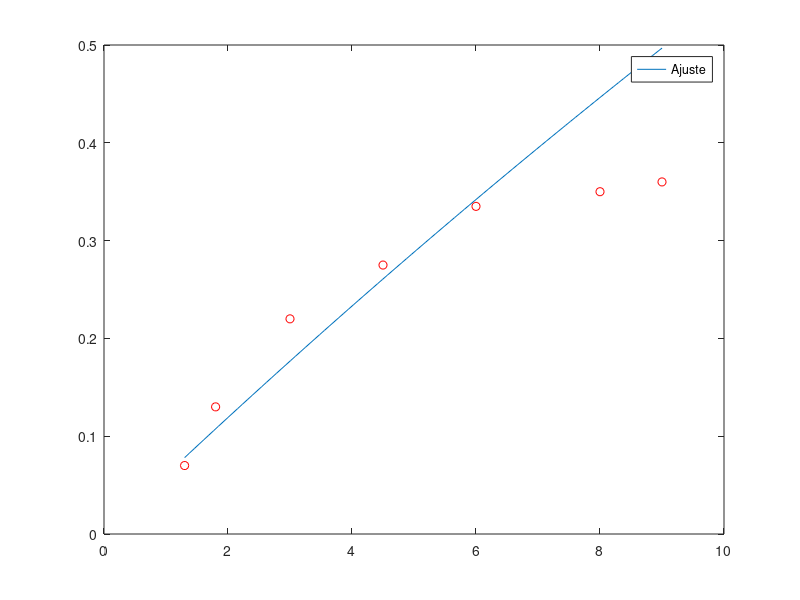
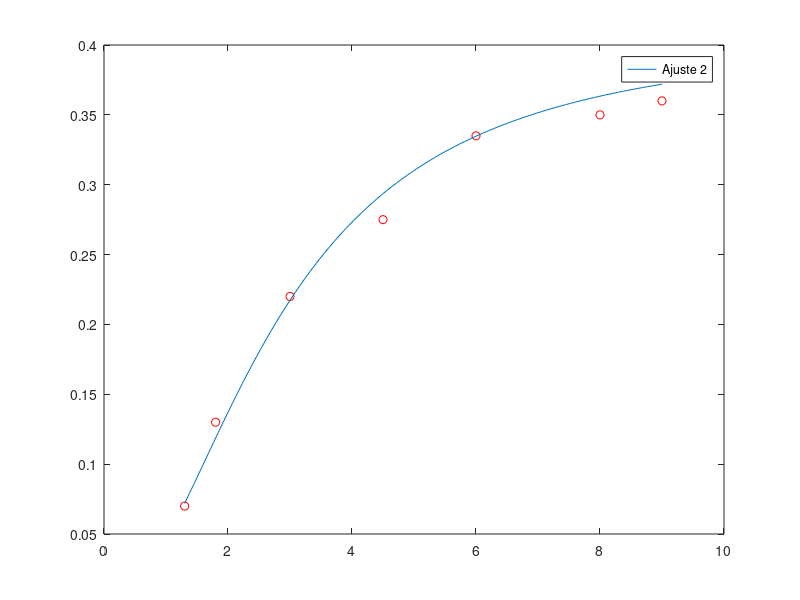

Source code (MATLAB) for these figures, in order:
addpath ('./funcoes')
clc;
clear;

%%%%%%%%%%%%%% Exercicio 2 %%%%%%%%%%%%%% 
disp("Lista de ajuste de curvas: Exercicio 2");

S = [1.3 1.8 3 4.5 6 8 9]
v = [0.07 0.13 0.22 0.275 0.335 0.35 0.36]

%%%%%%%%%%%%%%   Letra A   %%%%%%%%%%%%%% 

% Para o caso 1:

% v = vm * S / ks + S
% 1/v = ks + S / vm * S
% 1/v = ks/(vm*S) + 1/vm
% Seja y = 1/v, x = 1/S, ks/vm = b e 1/vm = a
% y = a + b*x

y = rdivide(1.0, v);
x = rdivide(1.0, S);
p = polyfit(x,y, 1);

disp('Para o caso 1:')
vm = 1.0 / p(2)
ks = vm * p(1)
S_plot = linspace(1.3, 9);
%v_predito = (vm * S_plot) / (ks + S_plot)
t = vm * S_plot;
d = ks + S_plot;
v_predito = rdivide(t,d);
figure(1);
plot(S,v,"ro",S_plot,v_predito,";Ajuste;")
printf('Taxa de crescimento em S = 7: %.4f\n', rdivide(vm * 7, ks + 7));
disp('')
% Para o caso 2:

% v = vm * S² / (ks² + S²)
% 1/v = (ks² + S²) / vm * S²
% 1/v = ks²/(vm*S²) + 1/vm
% Seja y = 1/v, x = 1/S², ks²/vm = b e 1/vm = a -> ks = sqrt(bvm)
% y = a + b*x

y2 = rdivide(1.0, v);
x2 = rdivide(1.0, times(S, S));
p2 = polyfit(x2,y2, 1);

disp('Para o caso 2:')
vm2 = 1.0 / p2(2)
ks2 = sqrt(vm2 * p2(1))
t2 = vm2 * (times(S_plot, S_plot));
d2 = times(ks2, ks2) + (times(S_plot, S_plot));
v_predito2 = rdivide(t2,d2);
figure(2);
plot(S,v,"ro",S_plot,v_predito2,";Ajuste 2;");
printf('Taxa de crescimento em S = 7: %.4f\n', rdivide(vm * 7 * 7, times(ks, ks) + 7 * 7));

